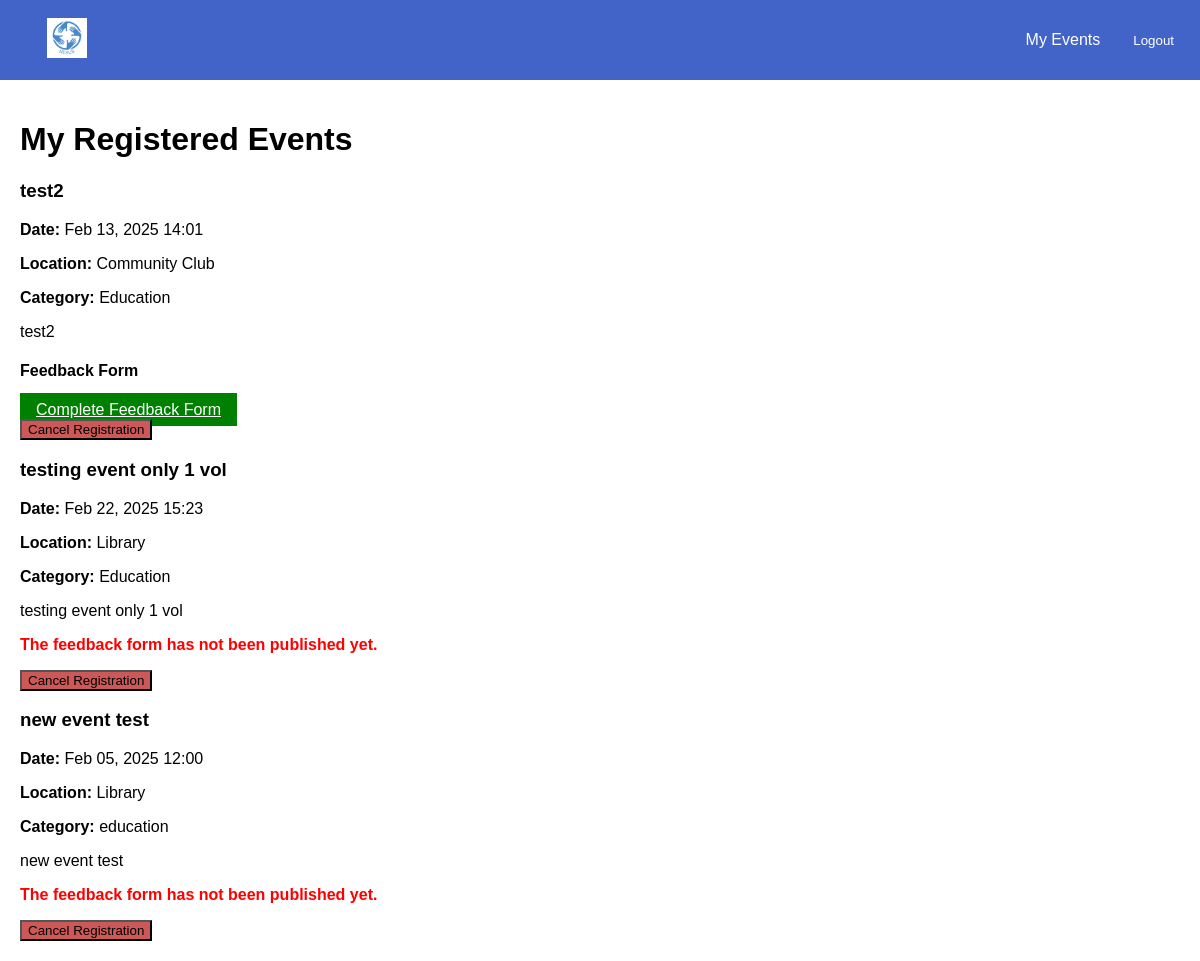
/events/my-events/ (signed in), run on the app's committed database.
### events/models.py (models this page shows, shortened)
class VolunteerEvent(models.Model):
    STATUS_CHOICES = [
        ('Registered', 'Registered'),
        ('Waiting List', 'Waiting List'),
    ]
    event = models.ForeignKey(Event, on_delete=models.CASCADE, related_name="registered_volunteers")
    volunteer = models.ForeignKey(settings.AUTH_USER_MODEL, on_delete=models.CASCADE, related_name="registered_events")
    registered_at = models.DateTimeField(auto_now_add=True)
    status = models.CharField(max_length=20, choices=STATUS_CHOICES, default='Registered')
    class Meta:
        unique_together = ('event', 'volunteer')  # Prevent duplicate registrations

class Event(models.Model):
    CATEGORY_CHOICES = [
        ('Education', 'Education'),
        ('Social Development', 'Social Development'),
        ('Senior Citizen', 'Senior Citizen'),
    ]
    organisation = models.ForeignKey(settings.AUTH_USER_MODEL, on_delete=models.CASCADE)
    name = models.CharField(max_length=255)
    description = models.TextField()
    date = models.DateTimeField()
    location = models.CharField(max_length=255)
    volunteers_needed = models.PositiveIntegerField()
    roles_responsibilities = models.TextField()
    category = models.CharField(max_length=50, choices=CATEGORY_CHOICES, blank=False, default='Education')

### events/views.py (the view)
# urls.py: path('my-events/', views.volunteer_events, name='volunteer_events'),
@login_required
def volunteer_events(request):
    registered_events = VolunteerEvent.objects.filter(volunteer=request.user, status='registered')
    waitlisted_events = VolunteerEvent.objects.filter(volunteer=request.user, status='waiting_list')
    feedback_forms = {
        event.event.id: event.event.feedback_form if hasattr(event.event, "feedback_form") else None
        for event in registered_events
    }
    return render(request, 'events/volunteer_events.html', {
        'registered_events': registered_events,
        'waitlisted_events': waitlisted_events,
        'feedback_forms': feedback_forms,  # Pass feedback data to the template
    })

### events/templates/events/volunteer_events.html (shortened to what this page needs)
{% extends 'base.html' %}
{% block content %}
    <h1>My Registered Events</h1>
    {% if registered_events %}
        {% for registration in registered_events %}
            <div class="event-card">
                <h3>{{ registration.event.name }}</h3>
                <p><strong>Date:</strong> {{ registration.event.date|date:"M d, Y H:i" }}</p>
                <p><strong>Location:</strong> {{ registration.event.location }}</p>
                <p><strong>Category:</strong> {{ registration.event.category }}</p>
                <p>{{ registration.event.description }}</p>
            {% if registration.event.feedback_form and registration.event.feedback_form.published %}
                <h4>Feedback Form</h4>
                <a href="{% url 'events:complete_feedback' registration.event.id %}" class="btn"
                style="background-color: green; color: white; padding: 8px 16px; border: none; cursor: pointer;">
                    Complete Feedback Form
                </a>
            {% else %}
                <p style="color: red;"><strong>The feedback form has not been published yet.</strong></p>
            {% endif %}
                <form action="{% url 'events:cancel_registration' registration.event.id %}" method="post">
                    <button type="submit" style="background-color: rgb(204, 88, 88);">Cancel Registration</button>
                </form>
            </div>
        {% endfor %}
    {% else %}
        <p>You haven't registered for any events yet.</p>
    {% endif %}
{% endblock %}

### templates/base.html (style rules this page uses)
body { margin: 0; font-family: Arial, sans-serif; }

### data on the page
VolunteerEvent: event.name "test2", event "Feb 13, 2025 14:01", event.location "Community Club", event.category "Education", event.description "test2", shows "Feedback Form"
VolunteerEvent: event.name "testing event only 1 vol", event "Feb 22, 2025 15:23", event.location "Library", event.category "Education", event.description "testing event only 1 vol", shows "The feedback form has not been published yet."
VolunteerEvent: event.name "new event test", event "Feb 05, 2025 12:00", event.location "Library", event.category "education", event.description "new event test", shows "The feedback form has not been published yet."
